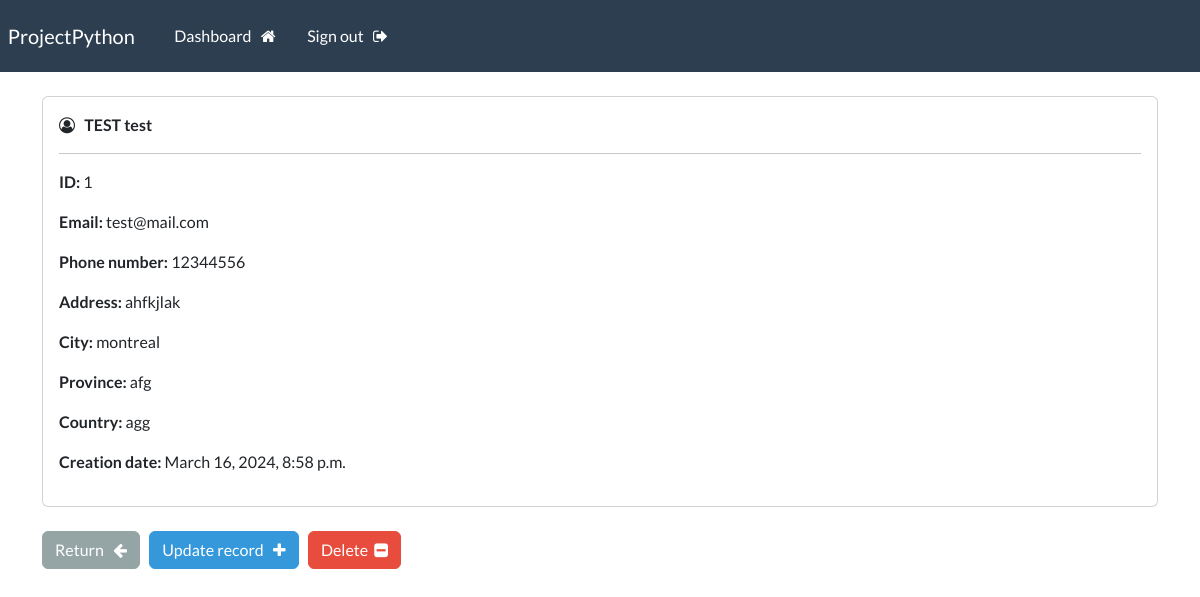
The app's page /view-record/1/ (signed in) with its own data.
### webapp/models.py (models this page shows, shortened)
class Record_customer(models.Model):
    creation_date=models.DateTimeField(auto_now_add=True)
    first_name = models.CharField(max_length=100)
    last_name = models.CharField(max_length=100)
    email = models.CharField(max_length=255)
    phone = models.CharField(max_length=20)
    address = models.CharField(max_length=300)
    city = models.CharField(max_length=255)
    province = models.CharField(max_length=200)
    country = models.CharField(max_length=125)

### webapp/views.py (the view)
# urls.py: path('view-record/<int:pk>/',views.view_record,name='view-record'),
@login_required(login_url='my-login')
def view_record(request,pk):
  all_records=Record_customer.objects.get(id=pk)
  context={'record':all_records}
  return render(request,'webapp/view-record.html',context)

### webapp/templates/webapp/view-record.html (shortened to what this page needs)
{% extends 'webapp/base.html' %} {% block content %}
<div class="card">
  <div class="card-body">
    <i class="fa fa-user-circle-o" aria-hidden="true"></i> &nbsp;
    <strong> {{record.last_name|upper}} {{record.first_name}} </strong>
    <hr />
    <p><strong> ID: </strong> {{record.id}}</p>
    <p><strong> Email: </strong> {{record.email}}</p>
    <p><strong> Phone number: </strong> {{record.phone}}</p>
    <p><strong> Address: </strong> {{record.address}}</p>
    <p><strong> City: </strong> {{record.city}}</p>
    <p><strong> Province: </strong> {{record.province}}</p>
    <p><strong> Country: </strong> {{record.country}}</p>
    <p><strong> Creation date: </strong> {{record.creation_date}}</p>
  </div>
</div>
<br />
<a href="{% url 'dashboard' %}" class="btn btn-secondary">
  Return &nbsp; <i class="fa fa-arrow-left" aria-hidden="true"></i>
</a>
<a href="{% url 'update-record' record.id %}" class="btn btn-info">
  Update record &nbsp; <i class="fa fa-plus" aria-hidden="true"></i>
</a>
<a href="{% url 'delete-record' record.id %}" class="btn btn-danger">
  Delete &nbsp;<i class="fa fa-minus-square" aria-hidden="true"></i>
</a>
{% endblock %}

### records on screen
Record_customer: last_name "TEST", first_name "test", id "1", email "test@mail.com", phone "12344556", address "ahfkjlak", city "montreal", province "afg", country "agg", creation_date "March 16, 2024, 8:58 p.m."
